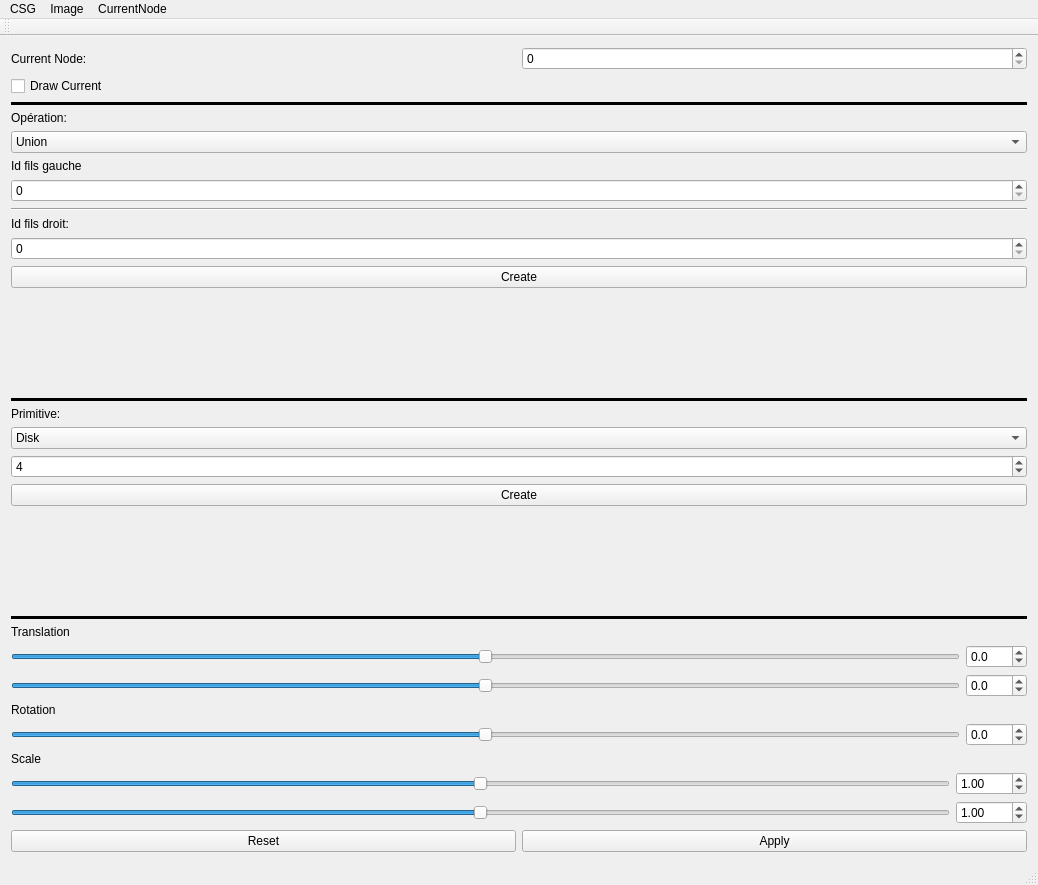
<?xml version="1.0" encoding="UTF-8"?>
<ui version="4.0">
 <class>MainWindow</class>
 <widget class="QMainWindow" name="MainWindow">
  <property name="geometry">
   <rect>
    <x>0</x>
    <y>0</y>
    <width>1038</width>
    <height>885</height>
   </rect>
  </property>
  <property name="windowTitle">
   <string>MainWindow</string>
  </property>
  <widget class="QWidget" name="centralWidget">
   <layout class="QGridLayout" name="gridLayout">
    <item row="0" column="0">
     <layout class="QHBoxLayout" name="HLayout">
      <item>
       <layout class="QVBoxLayout" name="verticalLayout">
        <property name="sizeConstraint">
         <enum>QLayout::SetFixedSize</enum>
        </property>
        <item>
         <layout class="QHBoxLayout" name="horizontalLayout_7">
          <item>
           <widget class="QLabel" name="label_8">
            <property name="text">
             <string>Current Node:</string>
            </property>
           </widget>
          </item>
          <item>
           <widget class="QSpinBox" name="currentNode"/>
          </item>
         </layout>
        </item>
        <item>
         <widget class="QCheckBox" name="checkBox_drawCurrent">
          <property name="text">
           <string>Draw Current</string>
          </property>
         </widget>
        </item>
        <item>
         <widget class="Line" name="line_4">
          <property name="frameShadow">
           <enum>QFrame::Plain</enum>
          </property>
          <property name="lineWidth">
           <number>4</number>
          </property>
          <property name="orientation">
           <enum>Qt::Horizontal</enum>
          </property>
         </widget>
        </item>
        <item>
         <widget class="QLabel" name="label_7">
          <property name="text">
           <string>Opération:</string>
          </property>
         </widget>
        </item>
        <item>
         <widget class="QComboBox" name="Operation">
          <item>
           <property name="text">
            <string>Union</string>
           </property>
          </item>
          <item>
           <property name="text">
            <string>Intersection</string>
           </property>
          </item>
          <item>
           <property name="text">
            <string>Différence</string>
           </property>
          </item>
         </widget>
        </item>
        <item>
         <widget class="QLabel" name="label">
          <property name="text">
           <string>Id fils gauche</string>
          </property>
         </widget>
        </item>
        <item>
         <widget class="QSpinBox" name="id_filsGauche"/>
        </item>
        <item>
         <widget class="Line" name="line">
          <property name="orientation">
           <enum>Qt::Horizontal</enum>
          </property>
         </widget>
        </item>
        <item>
         <widget class="QLabel" name="label_2">
          <property name="text">
           <string>Id fils droit:</string>
          </property>
         </widget>
        </item>
        <item>
         <widget class="QSpinBox" name="id_filsDroit"/>
        </item>
        <item>
         <widget class="QPushButton" name="create_oper">
          <property name="text">
           <string>Create</string>
          </property>
         </widget>
        </item>
        <item>
         <spacer name="verticalSpacer">
          <property name="orientation">
           <enum>Qt::Vertical</enum>
          </property>
          <property name="sizeHint" stdset="0">
           <size>
            <width>20</width>
            <height>40</height>
           </size>
          </property>
         </spacer>
        </item>
        <item>
         <widget class="Line" name="line_2">
          <property name="frameShadow">
           <enum>QFrame::Plain</enum>
          </property>
          <property name="lineWidth">
           <number>4</number>
          </property>
          <property name="orientation">
           <enum>Qt::Horizontal</enum>
          </property>
         </widget>
        </item>
        <item>
         <widget class="QLabel" name="label_6">
          <property name="text">
           <string>Primitive:</string>
          </property>
         </widget>
        </item>
        <item>
         <widget class="QComboBox" name="prim_type">
          <item>
           <property name="text">
            <string>Disk</string>
           </property>
          </item>
          <item>
           <property name="text">
            <string>Polygon</string>
           </property>
          </item>
         </widget>
        </item>
        <item>
         <widget class="QSpinBox" name="nb_sides">
          <property name="minimum">
           <number>3</number>
          </property>
          <property name="value">
           <number>4</number>
          </property>
         </widget>
        </item>
        <item>
         <widget class="QPushButton" name="create_prim">
          <property name="text">
           <string>Create</string>
          </property>
         </widget>
        </item>
        <item>
         <spacer name="verticalSpacer_2">
          <property name="orientation">
           <enum>Qt::Vertical</enum>
          </property>
          <property name="sizeHint" stdset="0">
           <size>
            <width>20</width>
            <height>40</height>
           </size>
          </property>
         </spacer>
        </item>
        <item>
         <widget class="Line" name="line_3">
          <property name="frameShadow">
           <enum>QFrame::Plain</enum>
          </property>
          <property name="lineWidth">
           <number>4</number>
          </property>
          <property name="orientation">
           <enum>Qt::Horizontal</enum>
          </property>
         </widget>
        </item>
        <item>
         <widget class="QLabel" name="label_3">
          <property name="text">
           <string>Translation</string>
          </property>
         </widget>
        </item>
        <item>
         <layout class="QHBoxLayout" name="horizontalLayout_2">
          <item>
           <widget class="QSlider" name="translationX">
            <property name="minimum">
             <number>-500</number>
            </property>
            <property name="maximum">
             <number>500</number>
            </property>
            <property name="orientation">
             <enum>Qt::Horizontal</enum>
            </property>
           </widget>
          </item>
          <item>
           <widget class="QDoubleSpinBox" name="dsb_tx">
            <property name="decimals">
             <number>1</number>
            </property>
            <property name="minimum">
             <double>-500.000000000000000</double>
            </property>
            <property name="maximum">
             <double>500.000000000000000</double>
            </property>
           </widget>
          </item>
         </layout>
        </item>
        <item>
         <layout class="QHBoxLayout" name="horizontalLayout_3">
          <item>
           <widget class="QSlider" name="translationY">
            <property name="minimum">
             <number>-500</number>
            </property>
            <property name="maximum">
             <number>500</number>
            </property>
            <property name="orientation">
             <enum>Qt::Horizontal</enum>
            </property>
           </widget>
          </item>
          <item>
           <widget class="QDoubleSpinBox" name="dsb_ty">
            <property name="decimals">
             <number>1</number>
            </property>
            <property name="minimum">
             <double>-500.000000000000000</double>
            </property>
            <property name="maximum">
             <double>500.000000000000000</double>
            </property>
           </widget>
          </item>
         </layout>
        </item>
        <item>
         <widget class="QLabel" name="label_4">
          <property name="text">
           <string>Rotation</string>
          </property>
         </widget>
        </item>
        <item>
         <layout class="QHBoxLayout" name="horizontalLayout_4">
          <item>
           <widget class="QSlider" name="rotation">
            <property name="minimum">
             <number>-180</number>
            </property>
            <property name="maximum">
             <number>180</number>
            </property>
            <property name="orientation">
             <enum>Qt::Horizontal</enum>
            </property>
           </widget>
          </item>
          <item>
           <widget class="QDoubleSpinBox" name="dsb_Rot">
            <property name="decimals">
             <number>1</number>
            </property>
            <property name="minimum">
             <double>-180.000000000000000</double>
            </property>
            <property name="maximum">
             <double>180.000000000000000</double>
            </property>
           </widget>
          </item>
         </layout>
        </item>
        <item>
         <widget class="QLabel" name="label_5">
          <property name="text">
           <string>Scale</string>
          </property>
         </widget>
        </item>
        <item>
         <layout class="QHBoxLayout" name="horizontalLayout_5">
          <item>
           <widget class="QSlider" name="scaleX">
            <property name="minimum">
             <number>-1000</number>
            </property>
            <property name="maximum">
             <number>1000</number>
            </property>
            <property name="pageStep">
             <number>10</number>
            </property>
            <property name="value">
             <number>0</number>
            </property>
            <property name="orientation">
             <enum>Qt::Horizontal</enum>
            </property>
           </widget>
          </item>
          <item>
           <widget class="QDoubleSpinBox" name="dsb_sx">
            <property name="readOnly">
             <bool>false</bool>
            </property>
            <property name="minimum">
             <double>0.000000000000000</double>
            </property>
            <property name="maximum">
             <double>1000.000000000000000</double>
            </property>
            <property name="singleStep">
             <double>0.100000000000000</double>
            </property>
            <property name="value">
             <double>1.000000000000000</double>
            </property>
           </widget>
          </item>
         </layout>
        </item>
        <item>
         <layout class="QHBoxLayout" name="horizontalLayout_6">
          <item>
           <widget class="QSlider" name="scaleY">
            <property name="minimum">
             <number>-1000</number>
            </property>
            <property name="maximum">
             <number>1000</number>
            </property>
            <property name="value">
             <number>0</number>
            </property>
            <property name="orientation">
             <enum>Qt::Horizontal</enum>
            </property>
           </widget>
          </item>
          <item>
           <widget class="QDoubleSpinBox" name="dsb_sy">
            <property name="readOnly">
             <bool>false</bool>
            </property>
            <property name="minimum">
             <double>0.000000000000000</double>
            </property>
            <property name="maximum">
             <double>1000.000000000000000</double>
            </property>
            <property name="singleStep">
             <double>0.100000000000000</double>
            </property>
            <property name="value">
             <double>1.000000000000000</double>
            </property>
           </widget>
          </item>
         </layout>
        </item>
        <item>
         <layout class="QHBoxLayout" name="horizontalLayout">
          <item>
           <widget class="QPushButton" name="resetTransfo">
            <property name="text">
             <string>Reset</string>
            </property>
           </widget>
          </item>
          <item>
           <widget class="QPushButton" name="applyTransfo">
            <property name="text">
             <string>Apply</string>
            </property>
           </widget>
          </item>
         </layout>
        </item>
       </layout>
      </item>
     </layout>
    </item>
   </layout>
  </widget>
  <widget class="QToolBar" name="mainToolBar">
   <attribute name="toolBarArea">
    <enum>TopToolBarArea</enum>
   </attribute>
   <attribute name="toolBarBreak">
    <bool>false</bool>
   </attribute>
  </widget>
  <widget class="QStatusBar" name="statusBar"/>
  <widget class="QMenuBar" name="menuBar">
   <property name="geometry">
    <rect>
     <x>0</x>
     <y>0</y>
     <width>1038</width>
     <height>25</height>
    </rect>
   </property>
   <widget class="QMenu" name="menuCSG">
    <property name="title">
     <string>CSG</string>
    </property>
    <addaction name="actionLoadCSG"/>
    <addaction name="actionSaveCSG"/>
    <addaction name="actionAppendCSG"/>
    <addaction name="actionClearCSG"/>
   </widget>
   <widget class="QMenu" name="menuImage">
    <property name="title">
     <string>Image</string>
    </property>
    <addaction name="actionLoadIMG"/>
    <addaction name="actionSaveIMG"/>
    <addaction name="separator"/>
    <addaction name="actionDrawSobel"/>
   </widget>
   <widget class="QMenu" name="menuCurNode">
    <property name="title">
     <string>CurrentNode</string>
    </property>
    <addaction name="actionSwapLRRoot"/>
    <addaction name="actionUnjoinRoot"/>
    <addaction name="actionDraw_BB"/>
    <addaction name="actionClone"/>
   </widget>
   <addaction name="menuCSG"/>
   <addaction name="menuImage"/>
   <addaction name="menuCurNode"/>
  </widget>
  <action name="actionLoadCSG">
   <property name="text">
    <string>Load</string>
   </property>
  </action>
  <action name="actionSaveCSG">
   <property name="text">
    <string>Save</string>
   </property>
  </action>
  <action name="actionLoadIMG">
   <property name="text">
    <string>Load</string>
   </property>
  </action>
  <action name="actionSaveIMG">
   <property name="text">
    <string>Save</string>
   </property>
  </action>
  <action name="actionAppendCSG">
   <property name="text">
    <string>Append</string>
   </property>
  </action>
  <action name="actionClearCSG">
   <property name="text">
    <string>Clear</string>
   </property>
  </action>
  <action name="actionSwapLRRoot">
   <property name="text">
    <string>swapLR</string>
   </property>
  </action>
  <action name="actionUnjoinRoot">
   <property name="text">
    <string>unjoinRoot</string>
   </property>
  </action>
  <action name="actionDrawSobel">
   <property name="text">
    <string>drawSobel</string>
   </property>
  </action>
  <action name="actionDraw_BB">
   <property name="text">
    <string>draw BB</string>
   </property>
  </action>
  <action name="actionClone">
   <property name="text">
    <string>clone</string>
   </property>
  </action>
 </widget>
 <layoutdefault spacing="6" margin="11"/>
 <resources/>
 <connections/>
</ui>
